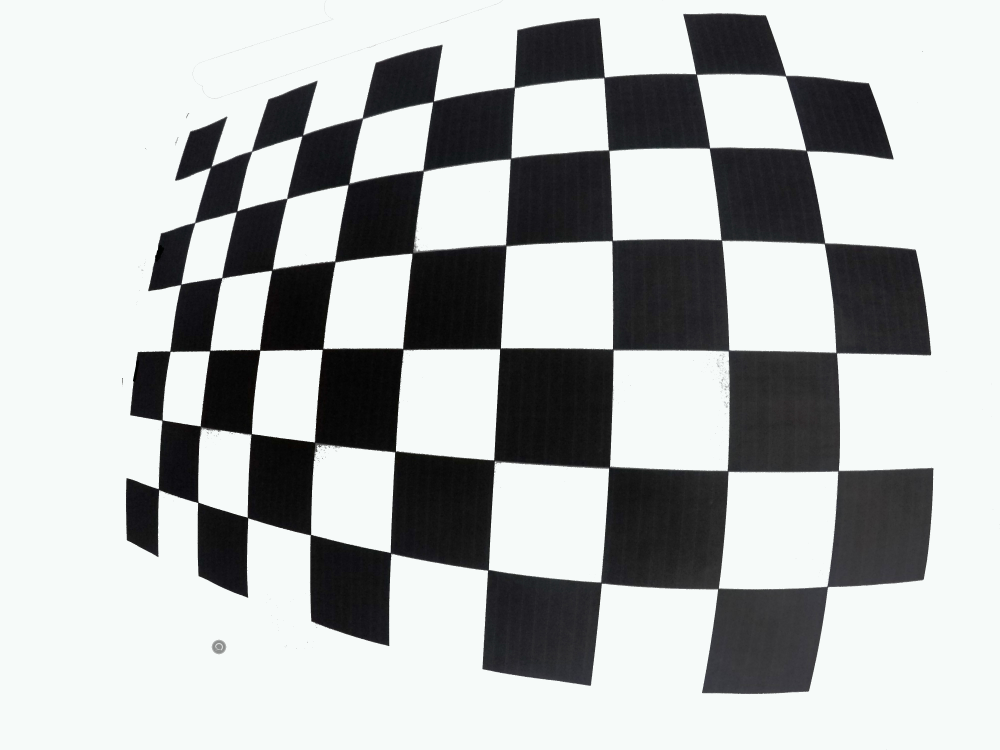
#> input picture media/raw.jpg, 4000 x 3000 px (shown at 1/4 size)
$ python calibrate.py
#> lines starting #> are read from the running program, lines starting #| are printed output that depends on the picture
import numpy as np
import cv2 as cv
import glob
# termination criteria
criteria = (cv.TERM_CRITERIA_EPS + cv.TERM_CRITERIA_MAX_ITER, 30, 0.001)
# prepare object points, like (0,0,0), (1,0,0), (2,0,0) ....,(6,5,0)
objp = np.zeros((6*7,3), np.float32)
objp[:,:2] = np.mgrid[0:7,0:6].T.reshape(-1,2)
# Arrays to store object points and image points from all the images.
objpoints = [] # 3d point in real world space
imgpoints = [] # 2d points in image plane.
img = cv.imread("../media/raw.jpg")
#> img is the input picture: shape (3000, 4000, 3); mean B, G, R 181.1, 181, 178.3
print("image size: ",img.shape[1],"x",img.shape[0])
#| image size:  4000 x 3000
img = cv.resize(img,(200,150))
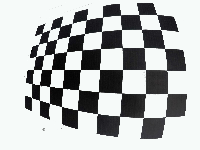
#> img: shape (150, 200, 3); mean B, G, R 181.2, 181.2, 178.5
print("image size: ",img.shape[1],"x",img.shape[0])
#| image size:  200 x 150
# cv.namedWindow('src',cv.WINDOW_NORMAL)
# cv.namedWindow('gray',cv.WINDOW_NORMAL)
cv.imshow('src', img)
gray = cv.cvtColor(img, cv.COLOR_BGR2GRAY)
cv.imshow('gray', gray)
# Find the chess board corners
ret, corners = cv.findChessboardCorners(gray, (7,6), None)
#> ret = False; corners = None
print("chess board corners: ",ret)
#| chess board corners:  False
# If found, add object points, image points (after refining them)
cv.waitKey(5000)
if ret == True:
    objpoints.append(objp)
    corners2 = cv.cornerSubPix(gray,corners, (11,11), (-1,-1), criteria)
    imgpoints.append(corners2)
    # Draw and display the corners
    cv.drawChessboardCorners(img, (7,6), corners2, ret)
    cv.imshow('res', img)
cv.waitKey(0)
cv.destroyAllWindows()

$ run again, with media/calib.jpg copied over media/raw.jpg
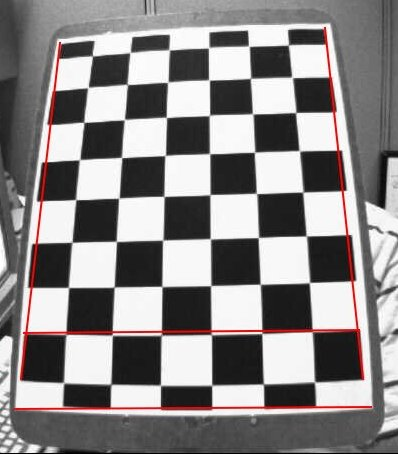
#> input picture media/calib.jpg, 398 x 454 px
#> img is the input picture: shape (454, 398, 3); mean B, G, R 135.6, 135.6, 139
#| image size:  398 x 454
#| image size:  200 x 150
#> `gray = cv.cvtColor(img, cv.COLOR_BGR2GRAY)`:
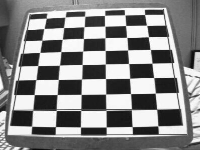
#> gray: shape (150, 200); min 9, max 255, mean 136.9
#> ret = True; corners = 42 rows, first 8: [32.67, 110.5], [33.92, 94.72], [36.09, 79.73], [37.96, 65.61], [40.08, 52.26], [42.13, 40.02], [44.15, 28.67], [56.35, 110.6]
#| chess board corners:  True
#> corners2 = 42 rows, first 8: [32.63, 110.3], [34.22, 94.54], [35.86, 79.53], [37.7, 65.53], [40.44, 46.64], [43, 34.5], [45.67, 19.67], [56.28, 110.4]
#> `cv.drawChessboardCorners(img, (7,6), corners2, ret)`:
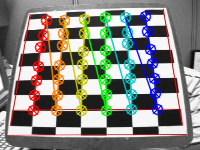
#> img: shape (150, 200, 3); mean B, G, R 127.9, 134.3, 135
